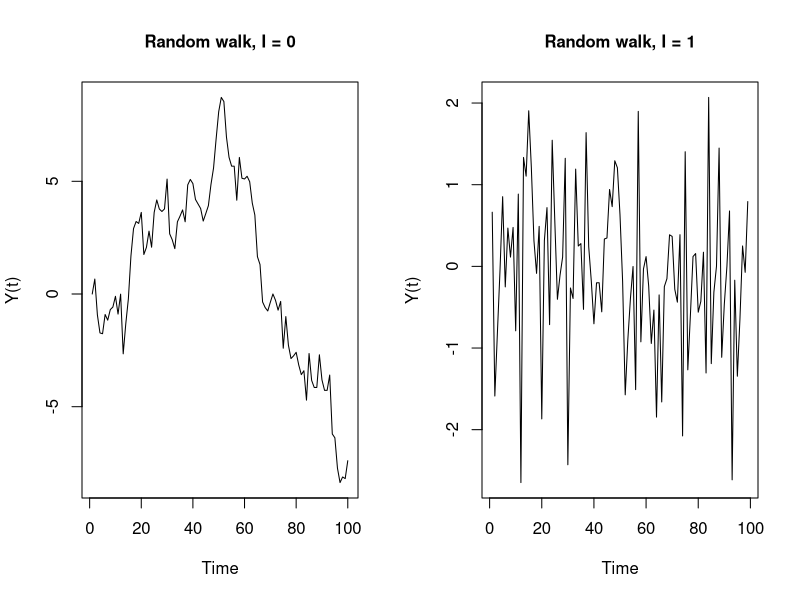
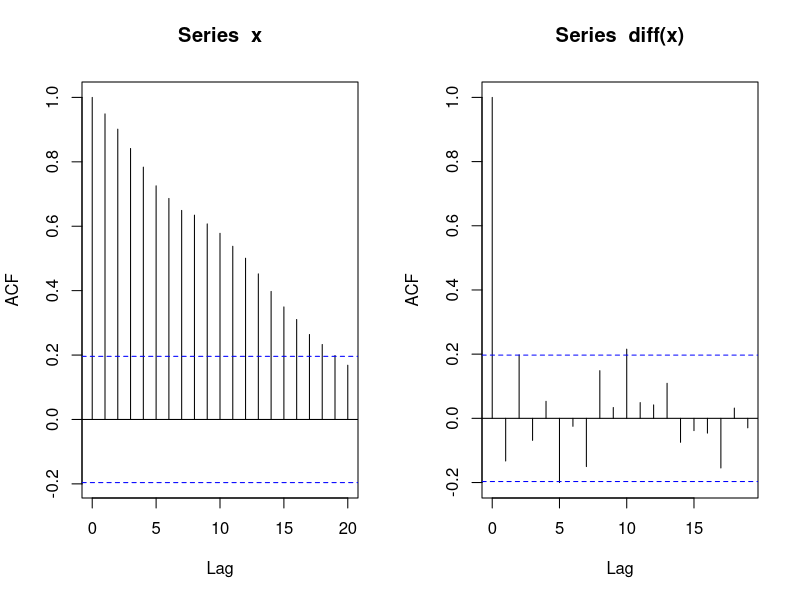

Generate these figures, in order, with R:



t <- 100
x <- e <- rnorm(n = t, mean = 0, sd = 1)

for (t in 2:t) {
  x[t] <- x[t - 1] + e[t]
}


par(mfrow=c(1,2))
setEPS()
plot.ts(x, xlab="Time", ylab = "Y(t)", main = "Random walk, I = 0", cex.main=1)
plot.ts(diff(x), xlab="Time", ylab = "Y(t)", main = "Random walk, I = 1",cex.main=1)
postscript(file = "../Figures/eps/Differentiation.eps", onefile = TRUE, horiz=TRUE, width = 5, height = 5)
dev.off()

plot(acf(x, plot = FALSE))
plot(acf(diff(x), plot = FALSE))
